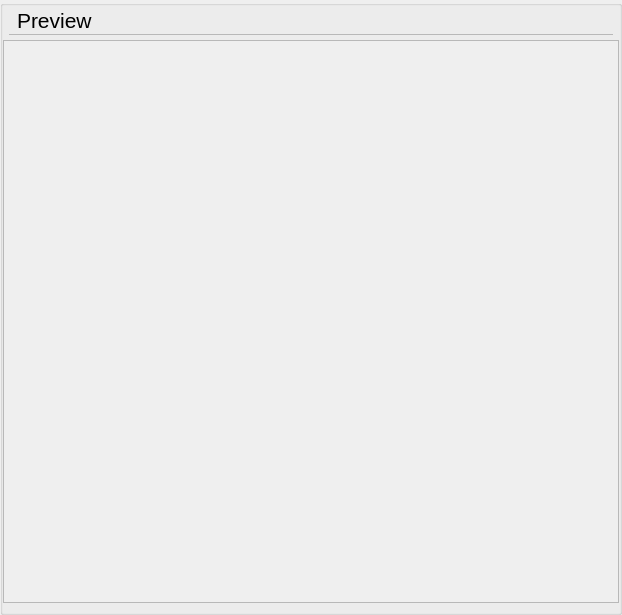
<?xml version="1.0" encoding="UTF-8"?>
<ui version="4.0">
 <class>C_SyvUpProgressLog</class>
 <widget class="QWidget" name="C_SyvUpProgressLog">
  <property name="geometry">
   <rect>
    <x>0</x>
    <y>0</y>
    <width>622</width>
    <height>615</height>
   </rect>
  </property>
  <property name="windowTitle">
   <string>Form</string>
  </property>
  <layout class="QVBoxLayout" name="verticalLayout">
   <property name="leftMargin">
    <number>0</number>
   </property>
   <property name="topMargin">
    <number>0</number>
   </property>
   <property name="rightMargin">
    <number>0</number>
   </property>
   <property name="bottomMargin">
    <number>0</number>
   </property>
   <item>
    <widget class="QGroupBox" name="pc_GroupBoxGeneral_2">
     <property name="styleRole" stdset="0">
      <string>default</string>
     </property>
     <property name="title">
      <string/>
     </property>
     <layout class="QHBoxLayout" name="horizontalLayout_4">
      <property name="leftMargin">
       <number>0</number>
      </property>
      <property name="topMargin">
       <number>0</number>
      </property>
      <property name="rightMargin">
       <number>0</number>
      </property>
      <item>
       <layout class="QVBoxLayout" name="verticalLayout_3" stretch="0,0,0,1">
        <property name="spacing">
         <number>0</number>
        </property>
        <property name="sizeConstraint">
         <enum>QLayout::SetMinimumSize</enum>
        </property>
        <item>
         <layout class="QHBoxLayout" name="pc_HorizontalLayout" stretch="0,1">
          <property name="spacing">
           <number>6</number>
          </property>
          <property name="leftMargin">
           <number>14</number>
          </property>
          <property name="topMargin">
           <number>2</number>
          </property>
          <property name="bottomMargin">
           <number>1</number>
          </property>
          <item>
           <widget class="QLabel" name="pc_LabelPreview">
            <property name="styleRole" stdset="0">
             <string>progress-log-heading</string>
            </property>
            <property name="minimumSize">
             <size>
              <width>0</width>
              <height>25</height>
             </size>
            </property>
            <property name="maximumSize">
             <size>
              <width>16777215</width>
              <height>25</height>
             </size>
            </property>
            <property name="font">
             <font>
              <family>Segoe UI</family>
              <pointsize>16</pointsize>
             </font>
            </property>
            <property name="text">
             <string>Preview</string>
            </property>
           </widget>
          </item>
          <item>
           <spacer name="horizontalSpacer_7">
            <property name="orientation">
             <enum>Qt::Horizontal</enum>
            </property>
            <property name="sizeHint" stdset="0">
             <size>
              <width>40</width>
              <height>1</height>
             </size>
            </property>
           </spacer>
          </item>
         </layout>
        </item>
        <item>
         <layout class="QHBoxLayout" name="horizontalLayout_18">
          <property name="spacing">
           <number>0</number>
          </property>
          <property name="leftMargin">
           <number>6</number>
          </property>
          <property name="rightMargin">
           <number>6</number>
          </property>
          <item>
           <widget class="QFrame" name="pc_Frame">
            <property name="styleRole" stdset="0">
             <string>fra-separator</string>
            </property>
            <property name="minimumSize">
             <size>
              <width>0</width>
              <height>1</height>
             </size>
            </property>
            <property name="maximumSize">
             <size>
              <width>16777215</width>
              <height>1</height>
             </size>
            </property>
            <property name="frameShape">
             <enum>QFrame::StyledPanel</enum>
            </property>
            <property name="frameShadow">
             <enum>QFrame::Raised</enum>
            </property>
           </widget>
          </item>
         </layout>
        </item>
        <item>
         <spacer name="verticalSpacer_2">
          <property name="orientation">
           <enum>Qt::Vertical</enum>
          </property>
          <property name="sizeHint" stdset="0">
           <size>
            <width>10</width>
            <height>5</height>
           </size>
          </property>
         </spacer>
        </item>
        <item>
         <widget class="stw::opensyde_gui_elements::C_OgeTransparentScrollArea" name="pc_ScrollArea">
          <property name="widgetResizable">
           <bool>true</bool>
          </property>
          <widget class="stw::opensyde_gui_elements::C_OgeWiOnlyBackground" name="pc_ScrollAreaWidget">
           <property name="geometry">
            <rect>
             <x>0</x>
             <y>0</y>
             <width>616</width>
             <height>564</height>
            </rect>
           </property>
           <layout class="QVBoxLayout" name="verticalLayout_2">
            <property name="spacing">
             <number>0</number>
            </property>
            <property name="leftMargin">
             <number>14</number>
            </property>
            <property name="topMargin">
             <number>0</number>
            </property>
            <property name="rightMargin">
             <number>9</number>
            </property>
            <item>
             <layout class="QVBoxLayout" name="pc_VerticalLayoutDynamic">
              <item>
               <spacer name="verticalSpacer">
                <property name="orientation">
                 <enum>Qt::Vertical</enum>
                </property>
                <property name="sizeHint" stdset="0">
                 <size>
                  <width>20</width>
                  <height>6</height>
                 </size>
                </property>
               </spacer>
              </item>
             </layout>
            </item>
           </layout>
          </widget>
         </widget>
        </item>
       </layout>
      </item>
     </layout>
    </widget>
   </item>
  </layout>
 </widget>
 <customwidgets>
  <customwidget>
   <class>stw::opensyde_gui_elements::C_OgeWiOnlyBackground</class>
   <extends>QWidget</extends>
   <header>C_OgeWiOnlyBackground.hpp</header>
   <container>1</container>
  </customwidget>
  <customwidget>
   <class>stw::opensyde_gui_elements::C_OgeTransparentScrollArea</class>
   <extends>QScrollArea</extends>
   <header>C_OgeTransparentScrollArea.hpp</header>
   <container>1</container>
  </customwidget>
 </customwidgets>
 <resources/>
 <connections/>
</ui>
